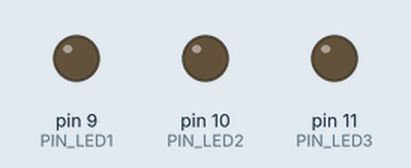
Simulated run of this sketch. Board: Arduino Uno, built with avr-gcc and run on an emulated ATmega328P. On the bench: output pins drawn as LEDs (lit = HIGH).

Above: at 0.12 s.
At 0.87 s:
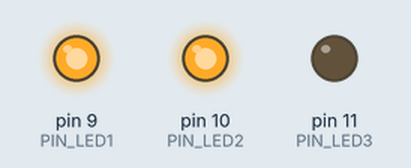
At 1.37 s:
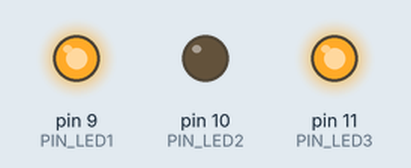
At 1.87 s:
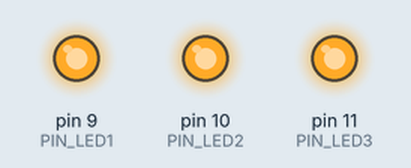
At 3.12 s:
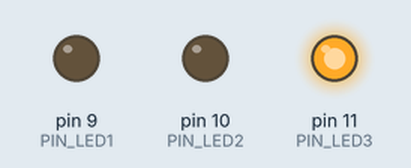
At 4.37 s:
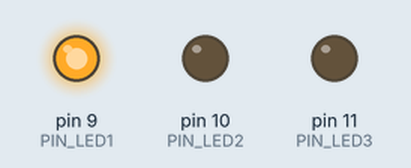
Timing chart, 0 to 4.7 s (numbered marks = the images above):
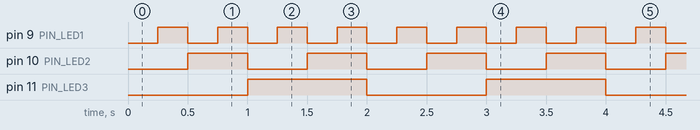

Measured:
- by itself, pin 9 (PIN_LED1): alternates HIGH for 0.25 s and LOW for 0.25 s
- by itself, pin 10 (PIN_LED2): alternates HIGH for 0.50 s and LOW for 0.50 s
- by itself, pin 11 (PIN_LED3): alternates HIGH for 1.0 s and LOW for 1.0 s

The sketch:

sketch_ej7.ino
```cpp
#define PIN_LED1 9
#define PIN_LED2 10
#define PIN_LED3 11
#define MEDIO_SEGUNDO 500
#define UN_SEGUNDO 1000
#define DOS_SEGUNDOS 2000

void setup() {
  pinMode(PIN_LED1, OUTPUT);
  pinMode(PIN_LED2, OUTPUT);
  pinMode(PIN_LED3, OUTPUT);
}

void loop() {

  // Primera mitad del primer periodo de MEDIO_SEGUNDO
  digitalWrite(PIN_LED1, LOW);
  digitalWrite(PIN_LED2, LOW);
  digitalWrite(PIN_LED3, LOW);
  delay(MEDIO_SEGUNDO/2);
  // Segunda mitad del primer periodo de MEDIO_SEGUNDO
  digitalWrite(PIN_LED1, HIGH);
  delay(MEDIO_SEGUNDO/2);

  // Primera mitad del segundo periodo de MEDIO_SEGUNDO
  digitalWrite(PIN_LED1, LOW);
  digitalWrite(PIN_LED2, HIGH);
  delay(MEDIO_SEGUNDO/2);
  // Segunda mitad del segundo periodo de MEDIO_SEGUNDO
  digitalWrite(PIN_LED1, HIGH);
  digitalWrite(PIN_LED2, HIGH);
  delay(MEDIO_SEGUNDO/2);

  // Primera mitad del tercer periodo de MEDIO_SEGUNDO
  digitalWrite(PIN_LED1, LOW);
  digitalWrite(PIN_LED2, LOW);
  digitalWrite(PIN_LED3, HIGH);
  delay(MEDIO_SEGUNDO/2);
  // Segunda mitad del tercer periodo de MEDIO_SEGUNDO
  digitalWrite(PIN_LED1, HIGH);
  digitalWrite(PIN_LED2, LOW);
  digitalWrite(PIN_LED3, HIGH);
  delay(MEDIO_SEGUNDO/2);

   // Primera mitad del cuarto periodo de MEDIO_SEGUNDO
  digitalWrite(PIN_LED1, LOW);
  digitalWrite(PIN_LED2, HIGH);
  digitalWrite(PIN_LED3, HIGH);
  delay(MEDIO_SEGUNDO/2);
  // Segunda mitad del cuarto periodo de MEDIO_SEGUNDO
  digitalWrite(PIN_LED1, HIGH);
  digitalWrite(PIN_LED2, HIGH);
  digitalWrite(PIN_LED3, HIGH);
  delay(MEDIO_SEGUNDO/2);


}
```
